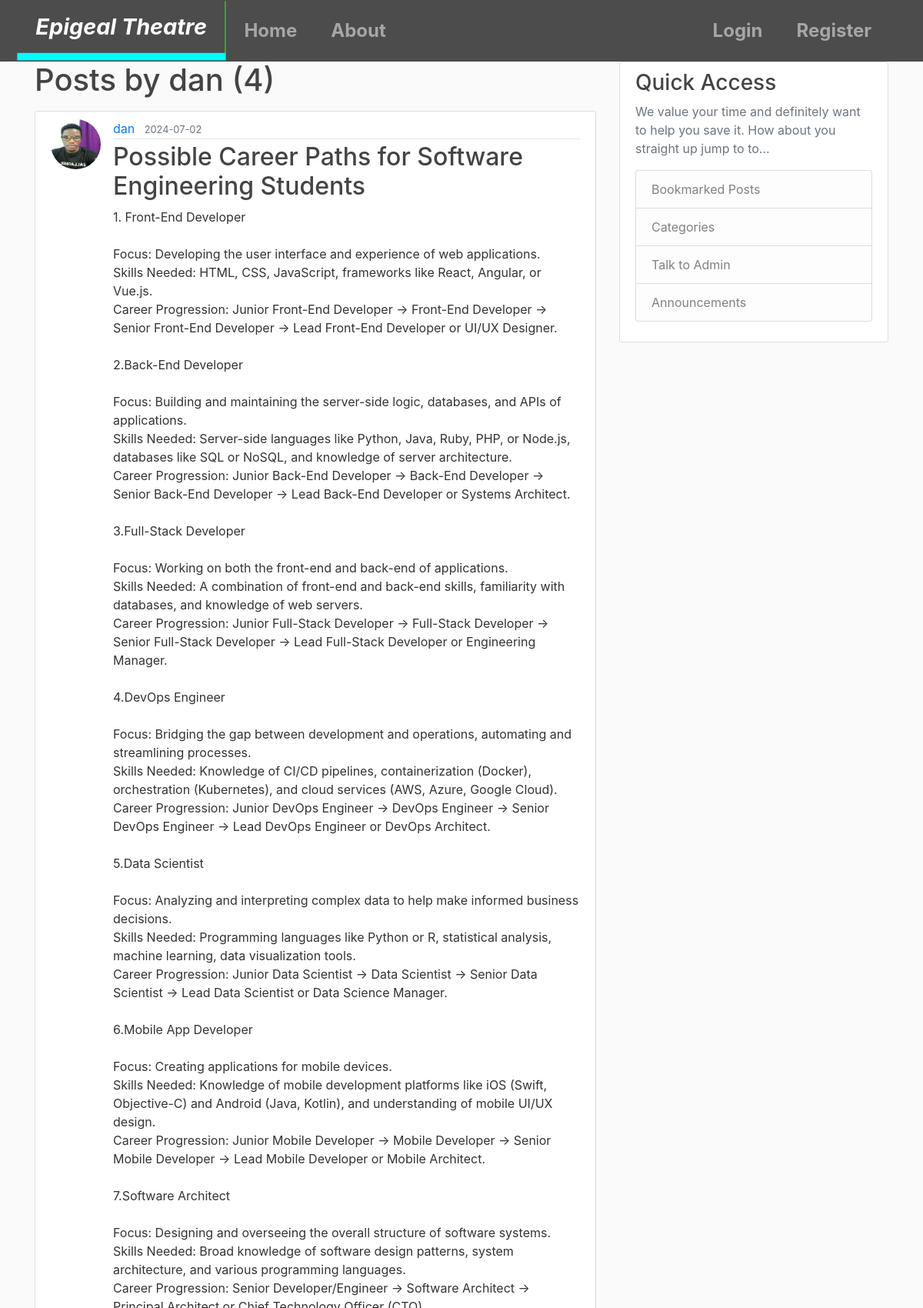
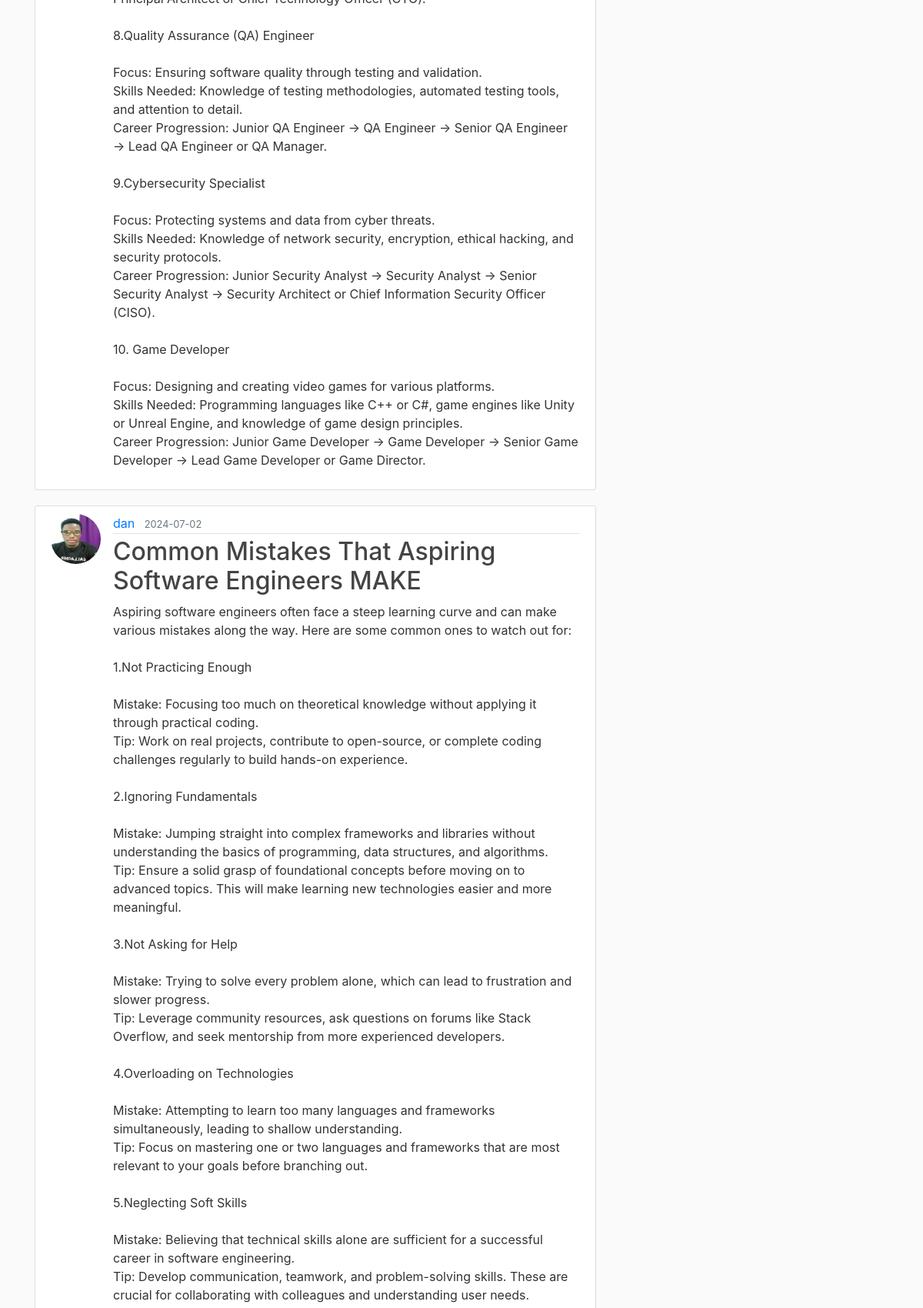
The app's page /user/dan (upper part) with its own data (2 pictures, top to bottom).
### flaskblog/models.py (models this page shows, shortened)
class User(db.Model, UserMixin):
	id = db.Column(db.Integer, primary_key=True)
	username =  db.Column(db.String(20), unique=True,nullable=False)
	email = db.Column(db.String(120), unique=True,nullable=False)
	image_file = db.Column(db.String(20),nullable=False, default = 'default.jpg')
	password = db.Column(db.String(60),nullable=False)
	posts = db.relationship('Post', backref='author', lazy=True)

class Post(db.Model):
	id = db.Column(db.Integer,primary_key=True)
	title=db.Column(db.String(100), nullable=False)
	date_posted = db.Column(db.DateTime, nullable=False, default=datetime.utcnow)
	content = db.Column(db.Text, nullable=False)
	user_id =db.Column(db.Integer, db.ForeignKey('user.id'), nullable=False)

### flaskblog/users/routes.py (the view)
@users.route("/user/<string:username>")
def user_posts(username):
	page = request.args.get('page',1, type=int)
	user =User.query.filter_by(username=username).first_or_404()
	posts = Post.query.filter_by(author=user).order_by(Post.date_posted.desc()).paginate(page=page, per_page=5)
	return render_template('user_post.html', posts=posts, user=user)

### flaskblog/templates/user_post.html (shortened to what this page needs)
{% extends "layout.html" %}
{% block content %}
	<h1 class = "mb-3">Posts by {{ user.username }} ({{ posts.total }})</h1>
		{% for post in posts.items %}
		<article class="media content-section">
			<img class= "rounded-circle article-img" src="{{ url_for('static', filename='assets/' + post.author.image_file) }}">
			<div class="media-body">
			    <div class="article-metadata">
			      <a class="mr-2" href="{{ url_for('users.user_posts', username=post.author.username) }}">{{ post.author.username }}</a>
			      <small class="text-muted">{{ post.date_posted.strftime('%Y-%m-%d') }}</small>
			    </div>
			    <h2><a class="article-title" href="{{ url_for('posts.post', post_id=post.id) }}">{{ post.title }}</a></h2>
			    <p class="article-content">{{ post.content }}</p>
			</div>
		</article>
		{% endfor %}
{% endblock content %}

### flaskblog/static/main.css (style rules this page uses)
body { background: #fafafa; color: #333333; margin-top: 5rem; }
h1, h2, h3, h4, h5, h6 { color: #444444; }
.content-section { background: #ffffff; padding: 10px 20px; border: 1px solid #dddddd; border-radius: 3px; margin-bottom: 20px; }
.article-title { color: #444444; }
.article-content { white-space: pre-line; }
.article-img { height: 65px; width: 65px; margin-right: 16px; }
.article-metadata { padding-bottom: 1px; margin-bottom: 4px; border-bottom: 1px solid #e3e3e3 }

### records on screen
User: username "dan"
Post: image_file (picture), author.username "dan", date_posted "2024-07-02", title "Possible Career Paths for Software Engineering Students", content "1. Front-End Developer Focus: Developing the user interface and experience of web applications. Skills Needed: HTML, CSS, JavaScript, frameworks like React, Angular, or Vue.js. Career Progression: Junior Front-End Developer → Front-End Developer → Senior Front-End Developer → Lead Front-End Developer or UI/UX Designer. 2.Back-End Developer Focus: Building and maintaining the server-side logic, databases, and APIs of applications. Skills Needed: Server-side languages like Python, Java, Ruby, PHP, or Node.js, databases like SQL or NoSQL, and knowledge of server architecture. Career Progression: Junior Back-End Developer → Back-End Developer → Senior Back-End Developer → Lead Back-End…"
Post: image_file (picture), author.username "dan", date_posted "2024-07-02", title "Common Mistakes That Aspiring Software Engineers MAKE"

### other values on screen
{{ posts.total }} "4"
